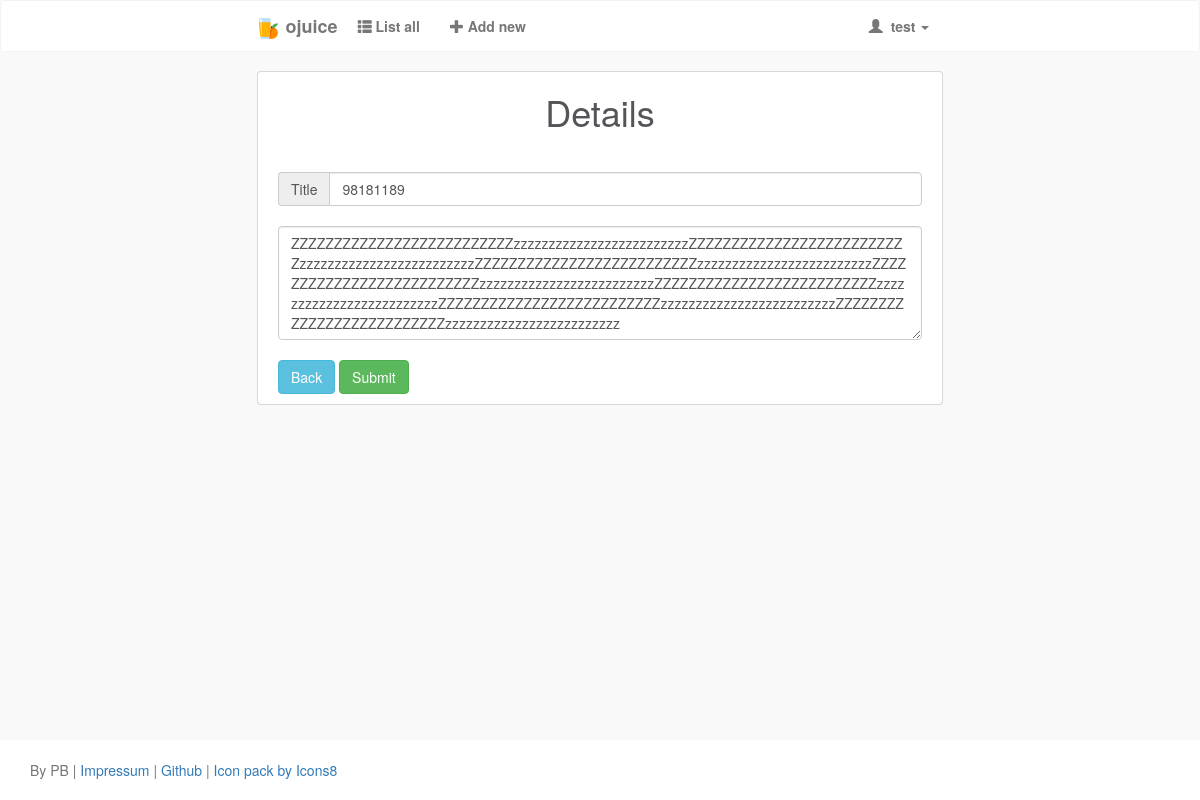
The app's page /todo/detail/14/ (signed in) with its own data.
### todo/models.py (models this page shows, shortened)
class Todo(models.Model):
    title = models.CharField(max_length=30)
    body = models.CharField(max_length=255)
    created_at = models.DateTimeField(default=datetime.now, blank=True)
    owner = models.ForeignKey(User, on_delete=models.CASCADE)
    checked = models.BooleanField(default=False)

### todo/views.py (the view)
# urls.py: url(r'^detail/(?P<todo_id>\d+)/$', views.details, name='detail'),
@login_required
def details(request, todo_id):
    details = Todo.objects.get(pk=todo_id)
    context = {
        'title': 'Details',
        'discription': 'genauere hinweise',
        'details': details
    }
    return render(request, 'detail.html', context)

### templates/detail.html (shortened to what this page needs)
{% extends 'base.html' %}
{% block content %}
<div class="container">
    <div class="row">
        <div class="col-md-12">
            <div class="insform">
                <h1>{{ title }}</h1>
                <br>
                <form class="insert_form" action="{% url 'modify' details.id %}">
                    <div class="input-group">
                        <span class="input-group-addon" id="basic-addon1">Title</span>
                        <input name="title" type="text" class="form-control" placeholder="Homework" aria-describedby="basic-addon1" value="{{details.title}}">
                    </div>
                    <br>
                    <textarea name="body" rows="5" class="form-control" placeholder="Page 1337" aria-describedby="basic-addon1">{{details.body}}</textarea>
                    <br>
                    <a href="{% url 'index' %}" class="btn btn-info" role="button">Back</a>
                    <button type="submit" class="btn btn-success">Submit</button>
                </form>
            </div>
        </div>
    </div>
</div>
{% endblock content %}

### templates/partials/header.html (shortened to what this page needs)
<nav class="navbar navbar-default">
    <div class="container-fluid">
        <div class="navbar-header">
            <a class="navbar-brand" href="{% url 'index' %}">
                <img class="icon icons8-Orange-Juice" width="25" height="25">
            </a>
            <a href="{% url 'index' %}" class="navbar-brand">ojuice</a>
        </div>
        <div class="collapse navbar-collapse" id="bs-example-navbar-collapse-1">
            {% if user.is_authenticated %}
            <ul class="nav navbar-nav">
                <li>
                    <a href="{% url 'index' %}">
                        <span class="glyphicon glyphicon-th-list " aria-hidden="true"></span> List all
                    </a>
                </li>
                <li>
                    <a href="{% url 'new' %}">
                        <span class="glyphicon glyphicon-plus" aria-hidden="true"></span> Add new
                    </a>
                </li>
            </ul>
            {% endif %}
            <ul class="nav navbar-nav navbar-right">
                {% if not user.is_authenticated %}
                <li><a href="{% url 'register' %}"><span>Sign Up</span></a></li>
                <li><a href="{% url 'login' %}"><span class="navbar_button">Login</span></a></li>
                {% else %}
                <li class="dropdown">
                    <a href="#" class="dropdown-toggle" data-toggle="dropdown" role="button" aria-haspopup="true" aria-expanded="false">
                        <span class="glyphicon glyphicon-user " aria-hidden="true"></span>
                        &nbsp;{{user}}
                        <span class="caret"></span>
                    </a>
                </li>
                {% endif %}
            </ul>
        </div>
    </div>
</nav>

### static/css/style.css (style rules this page uses)
body { background-color: #F9F9F9; color: #555459; }
.navbar-default { background-color: #fff; border-color: #f3f3f3; }
.container-fluid { max-width: 60%; }
.todolist, .insform { background-color:#FFF; padding:20px 20px 10px 20px; max-width: 60%; margin: auto; border-radius: 3px; box-shadow: 0 0 0 1px #d8d8d8; }
.todolist h1, .insform h1 { margin:0; padding-bottom:20px; text-align:center; }
.navbar-brand { padding: 15px 5px 15px 15px; font-weight: 600; color: #606060; }
li > a { font-weight: 700; }
html { position: relative; min-height: 100%; }
body { margin-bottom: 60px; }

### records on screen
Todo: title "98181189", body "ZZZZZZZZZZZZZZZZZZZZZZZZZZzzzzzzzzzzzzzzzzzzzzzzzzzZZZZZZZZZZZZZZZZZZZZZZZZZZzzzzzzzzzzzzzzzzzzzzzzzzzZZZZZZZZZZZZZZZZZZZZZZZZZZzzzzzzzzzzzzzzzzzzzzzzzzzZZZZZZZZZZZZZZZZZZZZZZZZZZzzzzzzzzzzzzzzzzzzzzzzzzzZZZZZZZZZZZZZZZZZZZZZZZZZZzzzzzzzzzzzzzzzzzzzzzzzzzZZZZZZZZZZZZZZZZZZZZZZZZZZzzzzzzzzzzzzzzzzzzzzzzzzzZZZZZZZZZZZZZZZZZZZZZZZZZZzzzzzzzzzzzzzzzzzzzzzzzzz"

### other values on screen
{{ user }} "test"
{{ title }} "Details"
